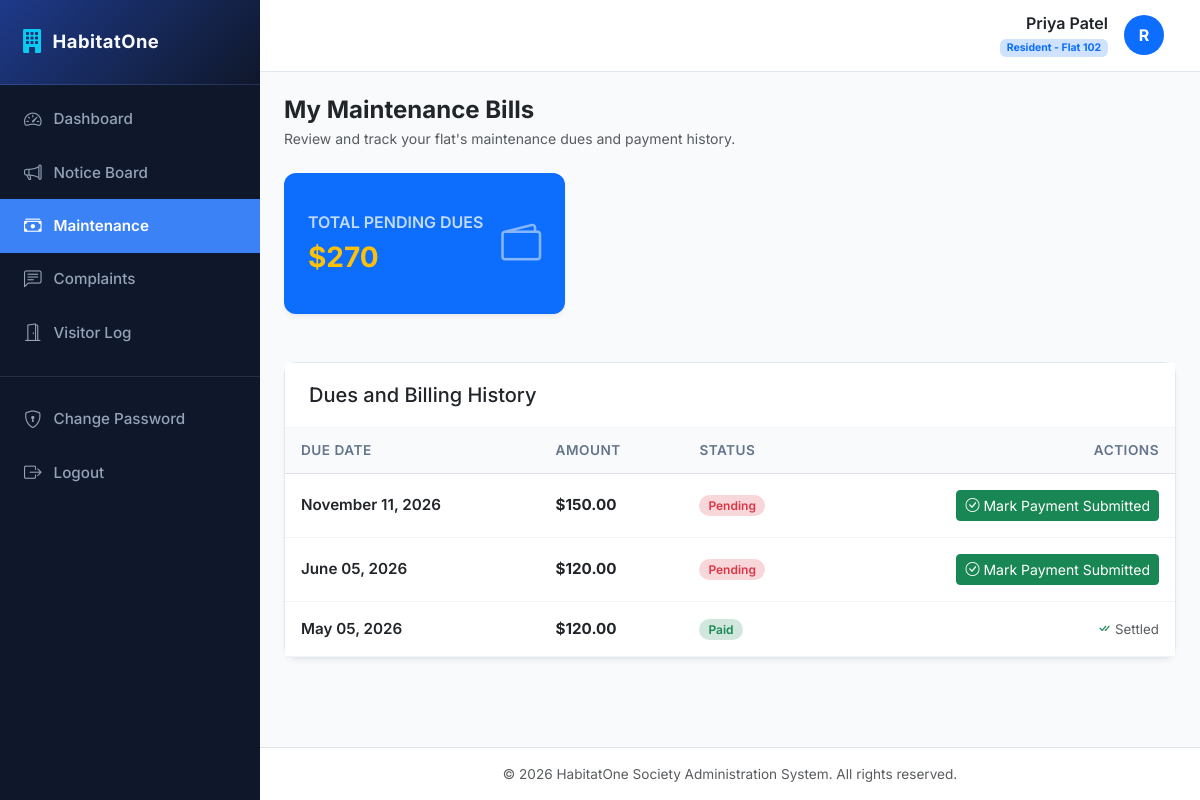
/maintenance/ (signed in), run on the app's committed database.
### accounts/models.py (models this page shows, shortened)
class User(AbstractUser):
    ROLE_CHOICES = (
        ('ADMIN', 'Society Admin'),
        ('RESIDENT', 'Resident'),
    )
    role = models.CharField(max_length=10, choices=ROLE_CHOICES, default='RESIDENT')

### residents/models.py (models this page shows, shortened)
class Resident(models.Model):
    user = models.OneToOneField(settings.AUTH_USER_MODEL, on_delete=models.CASCADE, related_name='resident_profile')
    flat_number = models.CharField(max_length=50)
    phone = models.CharField(max_length=15)
    family_members = models.PositiveIntegerField(default=1)
    move_in_date = models.DateField()

### maintenance/models.py (models this page shows, shortened)
class MaintenanceBill(models.Model):
    STATUS_CHOICES = (
        ('PENDING', 'Pending'),
        ('PAID', 'Paid'),
    )
    resident = models.ForeignKey(Resident, on_delete=models.CASCADE, related_name='bills')
    amount = models.DecimalField(max_digits=10, decimal_places=2)
    due_date = models.DateField()
    status = models.CharField(max_length=10, choices=STATUS_CHOICES, default='PENDING')

### maintenance/views.py (the view)
# urls.py: path('', views.bill_list, name='list'),
@login_required
def bill_list(request):
    if request.user.role == 'ADMIN':
        bills = MaintenanceBill.objects.all().select_related('resident__user').order_by('-due_date')
        return render(request, 'maintenance/admin_list.html', {'bills': bills})
    else:
        resident = getattr(request.user, 'resident_profile', None)
        if not resident:
            bills = []
            pending_dues = 0
        else:
            bills = MaintenanceBill.objects.filter(resident=resident).order_by('-due_date')
            from django.db.models import Sum
            pending_dues = bills.filter(status='PENDING').aggregate(total=Sum('amount'))['total'] or 0
        return render(request, 'maintenance/list.html', {'bills': bills, 'pending_dues': pending_dues})

### templates/maintenance/list.html (shortened to what this page needs)
{% extends 'base.html' %}
{% block content %}
<div class="mb-4">
    <h4 class="mb-1 text-dark fw-bold">My Maintenance Bills</h4>
    <p class="text-muted mb-0 small">Review and track your flat's maintenance dues and payment history.</p>
</div>
<div class="row mb-4">
    <div class="col-md-4">
        <div class="card card-custom bg-primary text-white border-0 py-3">
            <div class="card-body-custom d-flex justify-content-between align-items-center">
                <div>
                    <h6 class="text-uppercase text-xs fw-semibold opacity-75 mb-2">Total Pending Dues</h6>
                    <h3 class="mb-0 fw-bold {% if pending_dues > 0 %}text-warning{% else %}text-light{% endif %}">
                        ${{ pending_dues }}
                    </h3>
                </div>
                <i class="bi bi-wallet2 fs-1 opacity-50"></i>
            </div>
        </div>
    </div>
</div>
<div class="card card-custom">
    <div class="card-header-custom">
        <h5 class="mb-0">Dues and Billing History</h5>
    </div>
    <div class="card-body-custom p-0">
        <div class="table-responsive">
            <table class="table table-custom align-middle">
                <thead>
                    <tr>
                        <th>Due Date</th>
                        <th>Amount</th>
                        <th>Status</th>
                        <th class="text-end">Actions</th>
                    </tr>
                </thead>
                <tbody>
                    {% for bill in bills %}
                        <tr>
                            <td class="fw-semibold text-dark">{{ bill.due_date|date:"F d, Y" }}</td>
                            <td class="fw-bold">${{ bill.amount }}</td>
                            <td>
                                {% if bill.status == 'PAID' %}
                                    <span class="badge bg-success-subtle text-success badge-status">Paid</span>
                                {% else %}
                                    <span class="badge bg-danger-subtle text-danger badge-status">Pending</span>
                                {% endif %}
                            </td>
                            <td class="text-end">
                                {% if bill.status == 'PENDING' %}
                                    <a href="{% url 'maintenance:mark_paid' bill.pk %}" class="btn btn-sm btn-success d-inline-flex align-items-center gap-1">
                                        <i class="bi bi-check-circle"></i> Mark Payment Submitted
                                    </a>
                                {% else %}
                                    <span class="text-muted small"><i class="bi bi-check-all text-success"></i> Settled</span>
                                {% endif %}
                            </td>
                        </tr>
                    {% endfor %}
                </tbody>
            </table>
        </div>
    </div>
</div>
{% endblock %}

### templates/base.html (shortened to what this page needs)
<!DOCTYPE html>
<html lang="en">
<head>
    <link href="https://cdn.jsdelivr.net/npm/bootstrap@5.3.0/dist/css/bootstrap.min.css" rel="stylesheet">
    <link rel="stylesheet" href="https://cdn.jsdelivr.net/npm/bootstrap-icons@1.10.5/font/bootstrap-icons.css">
</head>
<body>
    <div class="d-flex" id="wrapper">
        <div id="sidebar-wrapper">
            <div class="sidebar-heading d-flex align-items-center gap-2">
                <i class="bi bi-building-fill text-info fs-4"></i>
                <span>HabitatOne</span>
            </div>
            <div class="list-group list-group-flush mt-2">
                <a href="{% url 'dashboard:home' %}" class="list-group-item list-group-item-action {% if request.resolver_match.app_name == 'dashboard' %}active{% endif %}">
                    <i class="bi bi-speedometer2"></i> Dashboard
                </a>
                <a href="{% url 'notices:list' %}" class="list-group-item list-group-item-action {% if request.resolver_match.app_name == 'notices' %}active{% endif %}">
                    <i class="bi bi-megaphone"></i> Notice Board
                </a>
                <a href="{% url 'maintenance:list' %}" class="list-group-item list-group-item-action {% if request.resolver_match.app_name == 'maintenance' %}active{% endif %}">
                    <i class="bi bi-cash-stack"></i> Maintenance
                </a>
                <a href="{% url 'complaints:list' %}" class="list-group-item list-group-item-action {% if request.resolver_match.app_name == 'complaints' %}active{% endif %}">
                    <i class="bi bi-chat-left-text"></i> Complaints
                </a>
                <a href="{% url 'visitors:list' %}" class="list-group-item list-group-item-action {% if request.resolver_match.app_name == 'visitors' %}active{% endif %}">
                    <i class="bi bi-door-open"></i> Visitor Log
                </a>
                <div class="border-top border-secondary my-3 opacity-25"></div>
                <a href="{% url 'accounts:password_change' %}" class="list-group-item list-group-item-action {% if request.resolver_match.url_name == 'password_change' %}active{% endif %}">
                    <i class="bi bi-shield-lock"></i> Change Password
                </a>
                <a href="{% url 'accounts:logout' %}" class="list-group-item list-group-item-action">
                    <i class="bi bi-box-arrow-right"></i> Logout
                </a>
            </div>
        </div>
        <div id="page-content-wrapper">
            <nav class="navbar navbar-expand-lg navbar-custom navbar-light">
                <div class="container-fluid">
                    <div class="ms-auto d-flex align-items-center gap-3">
                        <div class="text-end d-none d-sm-block">
                            <h6 class="mb-0 fw-semibold text-dark">{{ request.user.get_full_name|default:request.user.username }}</h6>
                            <small class="text-muted">
                                {% if request.user.role == 'ADMIN' %}
                                    <span class="badge bg-danger-subtle text-danger">Admin</span>
                                {% else %}
                                    <span class="badge bg-primary-subtle text-primary">Resident - Flat {{ request.user.resident_profile.flat_number|default:"N/A" }}</span>
                                {% endif %}
                            </small>
                        </div>
                        <div class="avatar bg-primary text-white rounded-circle d-flex align-items-center justify-content-center fw-bold" style="width: 40px; height: 40px;">
                            {{ request.user.username|make_list|first|upper }}
                        </div>
                    </div>
                </div>
            </nav>
            <div class="container-fluid px-4 py-4 flex-grow-1">
                {% block content %}{% endblock %}
            </div>
            <footer class="bg-white border-top py-3 text-center text-muted mt-auto" style="font-size: 0.85rem;">
                <div class="container">
                    <span>&copy; 2026 HabitatOne Society Administration System. All rights reserved.</span>
                </div>
            </footer>
        </div>
    </div>
</body>
</html>

### templates/base.html (style rules this page uses)
:root { --primary-bg: #f8fafc; --sidebar-bg: #0f172a; --sidebar-hover: #1e293b; --sidebar-active: #3b82f6; --card-shadow: 0 4px 6px -1px rgb(0 0 0 / 0.05), 0 2px 4px -2px rgb(0 0 0 / 0.05); --header-bg: #ffffff; --accent-color: #2563eb; --text-main: #1e293b; --text-muted: #64748b; }
body { font-family: 'Inter', sans-serif; background-color: var(--primary-bg); color: var(--text-main); overflow-x: hidden; }
#sidebar-wrapper { min-height: 100vh; width: 260px; background-color: var(--sidebar-bg); color: #f8fafc; transition: all 0.25s ease; position: fixed; z-index: 1000; }
#sidebar-wrapper .sidebar-heading { padding: 1.5rem 1.25rem; font-size: 1.15rem; font-weight: 700; letter-spacing: 0.5px; border-bottom: 1px solid rgba(255, 255, 255, 0.08); background: linear-gradient(135deg, #1e3a8a, #0f172a); }
#sidebar-wrapper .list-group-item { background-color: transparent; color: #94a3b8; border: none; padding: 0.85rem 1.5rem; font-size: 0.95rem; font-weight: 500; display: flex; align-items: center; gap: 12px; transition: all 0.2s ease; }
#sidebar-wrapper .list-group-item i { font-size: 1.1rem; transition: transform 0.2s ease; }
#sidebar-wrapper .list-group-item.active { background-color: var(--sidebar-active); color: #ffffff; font-weight: 600; border-radius: 0; }
#page-content-wrapper { margin-left: 260px; min-width: 0; width: calc(100% - 260px); min-height: 100vh; display: flex; flex-direction: column; transition: all 0.25s ease; }
.navbar-custom { background-color: var(--header-bg); border-bottom: 1px solid #e2e8f0; padding: 0.85rem 1.5rem; }
.card-custom { background-color: #ffffff; border: 1px solid #e2e8f0; border-radius: 12px; box-shadow: var(--card-shadow); margin-bottom: 1.5rem; transition: transform 0.15s ease, box-shadow 0.15s ease; }
.card-header-custom { background-color: #ffffff; border-bottom: 1px solid #f1f5f9; padding: 1.25rem 1.5rem; font-weight: 600; font-size: 1.05rem; }
.card-body-custom { padding: 1.5rem; }
.table-custom { margin-bottom: 0; }
.table-custom th { font-weight: 600; color: var(--text-muted); border-bottom-width: 1px; font-size: 0.85rem; text-transform: uppercase; letter-spacing: 0.5px; background-color: #f8fafc; padding: 0.75rem 1rem; }
.table-custom td { padding: 1rem; vertical-align: middle; font-size: 0.95rem; border-bottom: 1px solid #f1f5f9; }
.badge-status { padding: 0.4em 0.75em; font-size: 0.75rem; font-weight: 600; border-radius: 30px; }

### data on the page
User: user.get_full_name "Priya Patel", user.resident_profile.flat_number "102", user.username|make_list "R"
MaintenanceBill: due_date "November 11, 2026", amount "150.00", status "Pending"
MaintenanceBill: due_date "June 05, 2026", amount "120.00", status "Pending"
MaintenanceBill: due_date "May 05, 2026", amount "120.00", status "Paid"

### other printed values
{{ pending_dues }} "270"
